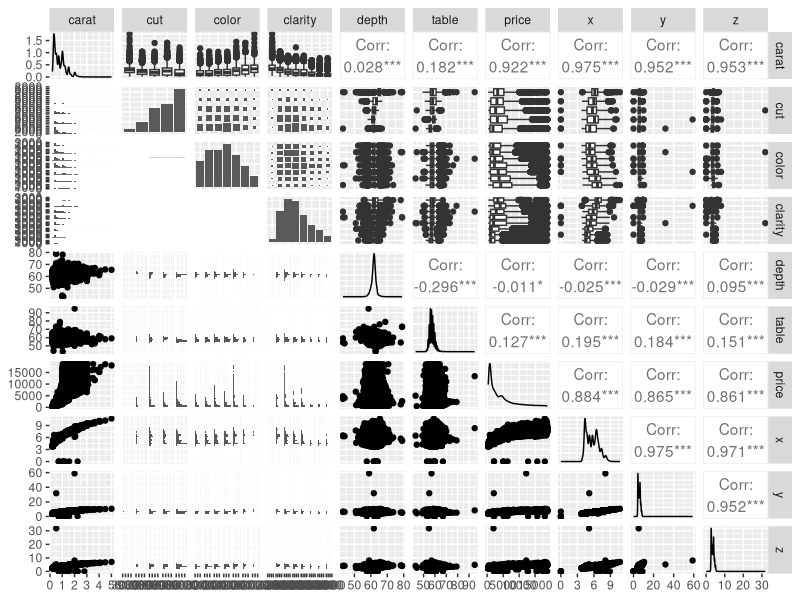
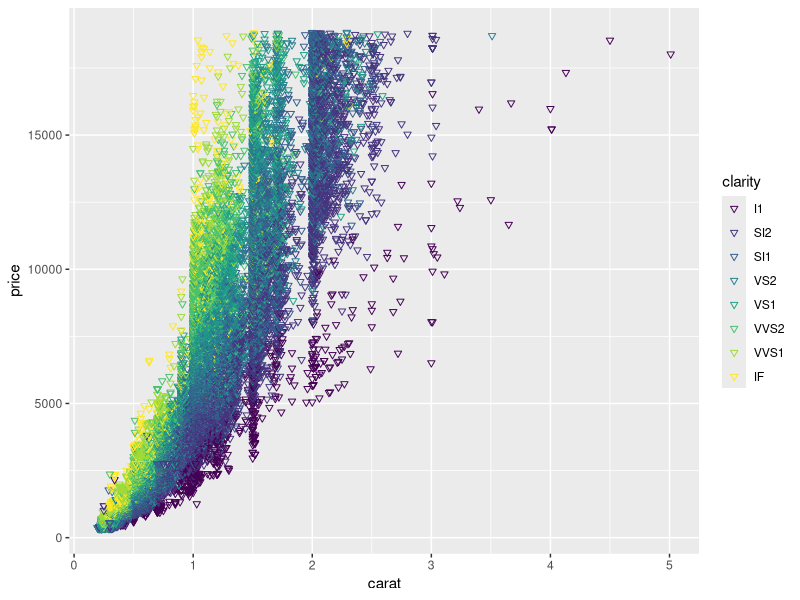
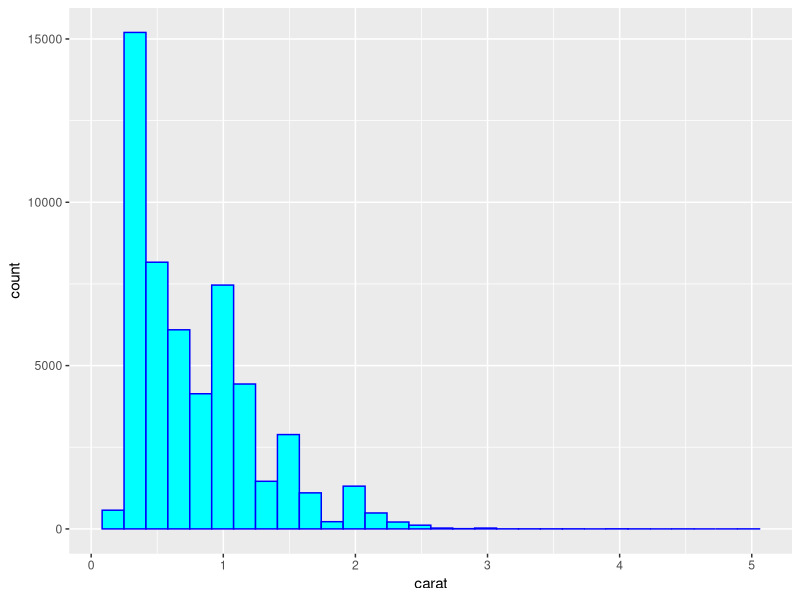
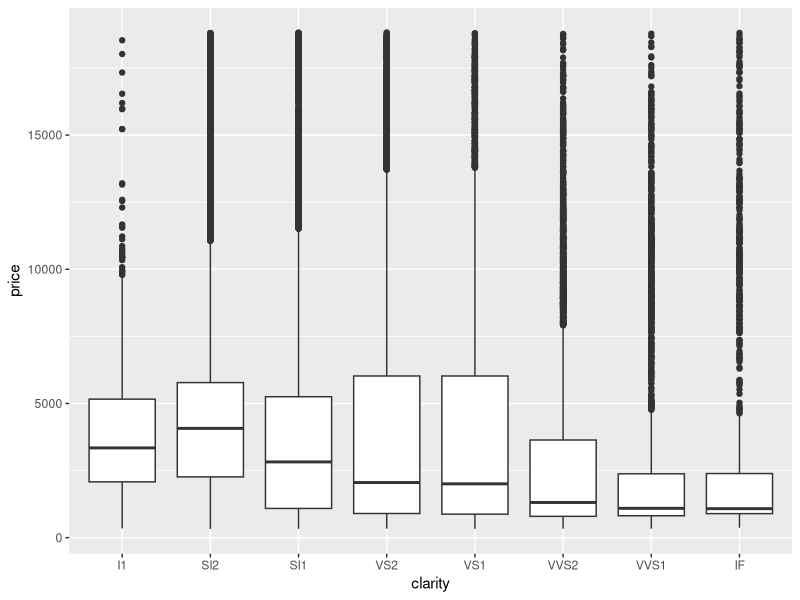

Source code (R) for these figures, in order:
## ---- chunk 1
library(tidyverse)
library(skimr)
library(GGally)
## ---- chunk 2
names(diamonds)
dim(diamonds)
summary(diamonds)
head(diamonds)
tail(diamonds)
skimr::skim(diamonds)
## ---- chunk 3
ggpairs(diamonds)
## ---- chunk 4
ggplot(data = diamonds, aes(x = carat , y = price))+
  geom_point(aes(color = clarity), shape = 6)
## ---- chunk 5
ggplot(data = diamonds, aes(x = carat))+
  geom_histogram(color = "blue", fill = "cyan")
## ---- chunk 6
ggplot(data = diamonds, aes(x = clarity , y = price))+
  geom_boxplot()
